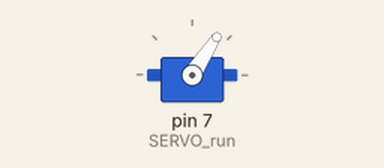
This sketch was run on a simulated Arduino Uno, built with avr-gcc and run on an emulated ATmega328P. Shown: servo. Wiring (inferred from the names in the program): servo: signal pin 7. Servo pulses on a pin are drawn as a servo (544–2400 µs = 0–180°).

Above: at 5.3 s.
At 9.3 s:
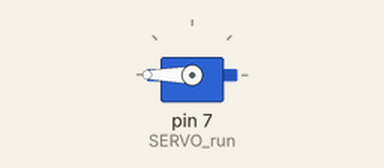
At 12.8 s:
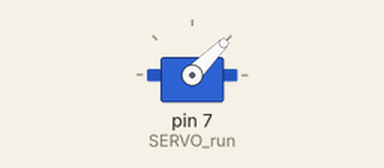
At 26.5 s:
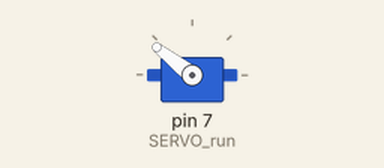
Timing chart, 0 to 32.2 s (numbered marks = the images above):
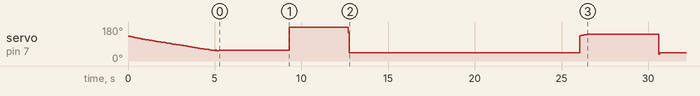

The sketch:

WMServo.ino
```cpp
/*
 Name:		WMServo.ino
 Created:	1/3/2019 9:13:07 PM
 Author:	Rob Antonisse
 Website:	www.wisselmotor.nl

 Program to control a servo from Arduino (for start only one...)
 Servo on pin 7

 program lets servo swipe 10 times then stops.

*/
byte SERVO_reg = 0;

unsigned long SERVO_mut;
unsigned long SERVO_time;
unsigned int SERVO_pos;
unsigned long SERVO_clock;
unsigned int SERVO_min;
unsigned int SERVO_max;

byte count = 0;

void setup() {
	DDRD |= (1 << 7); //set PIN7 as output
	SERVO_pos = 1900;
	SERVO_min = 1100;
	SERVO_max = 1900;
}

void SERVO_speed() {
	if (millis() - SERVO_mut > 1) {
		SERVO_mut = millis();
		if (bitRead(SERVO_reg, 1) == true) {
			SERVO_pos++;
			if (SERVO_pos == SERVO_max) {
				SERVO_reg &= ~(1 << 1);
				count++;
			}

		}
		else {
			SERVO_pos--;
			if (SERVO_pos == SERVO_min)SERVO_reg |= (1 << 1);
		}
	}
}

void SERVO_run() {
	SERVO_speed();
	if (bitRead(SERVO_reg, 0) == false) {
		if (millis() - SERVO_clock > 20) { //runs on 50HZ
			SERVO_clock = millis();
			SERVO_reg |= (1 << 0);
			SERVO_time = micros();
			//set pin7 high PORTD 7
			PORTD |= (1 << 7);

		}
	}
	else {
		if (micros() - SERVO_time > SERVO_pos) {
			PORTD &= ~(1 << 7); // set pin 7 low
			SERVO_reg &= ~(1 << 0);
		}
	}
}


void loop() {
	if (count < 10)SERVO_run();
}
```
